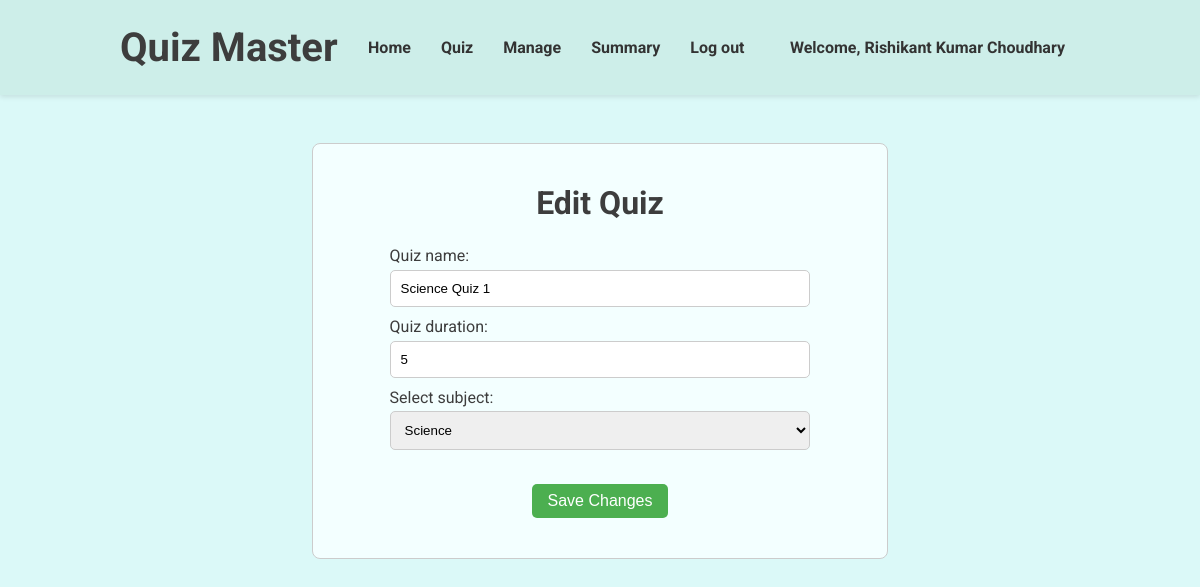
The app's page /edit-quiz/1 (signed in) with its own data.
### models.py (models this page shows, shortened)
class User(db.Model, UserMixin):
    __tablename__ = 'users'
    id = db.Column(db.Integer, primary_key=True)
    username = db.Column(db.String(80), unique=True, nullable=False)
    passhash = db.Column(db.String(256), nullable=False)
    fullname = db.Column(db.String(80), nullable=False)
    qualification = db.Column(db.String(80), nullable=False)
    dob = db.Column(db.Date, nullable=False)
    is_admin = db.Column(db.Boolean, nullable=False, default=False)
    is_ban = db.Column(db.Boolean, nullable=False, default=False)
    @property
    def password(self):
        raise AttributeError('Password is not a readable attribute')

class Quizzes(db.Model):
    __tablename__ = 'quizzes'
    quizid = db.Column(db.Integer, primary_key=True)
    quizname = db.Column(db.String(80), unique=False, nullable=False)
    subjectid = db.Column(db.Integer, db.ForeignKey('subjects.subjectid'), nullable=False)
    duration = db.Column(db.Integer, nullable=False)
    quizdate = db.Column(db.Date, nullable=False)
    questions = db.relationship('Questions', backref='quiz', lazy=True)

### routes.py (the view, shortened to what this page needs)
@app.route('/edit-quiz/<int:quiz_id>', methods=['GET', 'POST'])
@login_required
def edit_quiz(quiz_id):
    return render_template('edit-quiz.html', user = current_user, quiz = Quizzes.query.get(quiz_id), subjects = Subjects.query.all())

### app.py (called while the page is built)
@login_manager.user_loader
def load_user(userid):
    return models.User.query.get(int(userid))

### templates/edit-quiz.html (shortened to what this page needs)
{% extends "base.html" %} {% block title %}Edit Quiz | Quiz Master{% endblock %}
{% block stylesheet %}
<link rel="stylesheet" href="{{ url_for('static', filename='navbar.css') }}" />
{% endblock %} {% block navbar %}
<header>
  <div class="header-container">
    <h1>Quiz Master</h1>
    <nav>
      <ul>
        <li>
          <a href="/admin-dashboard">Home</a>
        </li>
        <li>
          <a href="/admin-quiz">Quiz</a>
        </li>
        <li>
          <a href="/manage-users">Manage</a>
        </li>
        <li>
          <a href="/admin-summary">Summary</a>
        </li>
        <li>
          <a href="/logout">Log out</a>
        </li>
      </ul>
    </nav>
    <a href="/profile">Welcome, {{ user.fullname}}</a>
  </div>
</header>
{% endblock %} {% block content %}
<div class="form-container">
  <form method="post" name="edit-quiz-form">
    <h2>Edit Quiz</h2>
    <div class="form-inputs">
      <label for="quiz-name">Quiz name:</label>
      <input
        type="text"
        name="quiz-name"
        id="quiz-name"
        placeholder="Quiz name"
        value="{{ quiz.quizname }}"
        required
      />
      <label for="quiz-duration">Quiz duration:</label>
      <input
        type="number"
        name="quiz-duration"
        id="quiz-duration"
        placeholder="Quiz duration"
        value="{{ quiz.duration }}"
        required
      />
      <label for="select-subject">Select subject:</label>
      <select id="select-subject" name="select-subject">
        {% for subject in subjects %}
        <option value="{{ subject.subjectname }}">
          {{ subject.subjectname }}
        </option>
        {% endfor %}
      </select>
    </div>
    <div class="btn-sec">
      <button class="save-btn" type="submit">Save Changes</button>
    </div>
  </form>
</div>
{% endblock %} {% block script %} {% endblock %}

### static/index.css (style rules this page uses)
* { margin: 0; padding: 0; box-sizing: border-box; }
body { background-color: #dbf9f8; color: #3d3d3d; font-family: 'roboto', sans-serif; }

### static/navbar.css (style rules this page uses)
header { background-color: #cdeee9; padding: 1.5rem; box-shadow: 0 2px 5px rgba(0, 0, 0, 0.1); }
.header-container { margin: auto; width: 80vw; display: flex; justify-content: space-between; align-items: center; }
header h1 { margin: 0; font-size: 2.5rem; color: #3d3d3d; }
header nav ul { list-style: none; display: flex; }
header a { margin: 0 15px; text-decoration: none; color: #333; font-weight: bold; }

### templates/edit-quiz.html (style rules this page uses)
.form-container { margin: auto; padding: 3rem 0; display: flex; justify-content: center; align-items: center; }
form { width: 60%; padding: 2.5rem 1.5rem; border: 1px solid #ccc; border-radius: 0.5rem; background-color: #f3ffff; }
form h2 { font-size: 2rem; text-align: center; margin-bottom: 1.5rem; }
.form-inputs { margin: auto; width: 80%; display: flex; flex-direction: column; margin-bottom: 1.5rem; }
.form-inputs label { margin-bottom: 0.3rem; }
.form-inputs input, .form-inputs select { padding: 10px; margin-bottom: 10px; border: 1px solid #ccc; border-radius: 5px; }
.btn-sec { display: flex; justify-content: center; }
form button { margin: 0 3rem; padding: 0.5rem 1rem; font-size: 1rem; color: white; border: none; border-radius: 5px; cursor: pointer; background-color: #4caf50; }

### records on screen
User: fullname "Rishikant Kumar Choudhary"
Quizzes: quiz-name "Science Quiz 1", quiz-duration "5"

### other values on screen
form field select-subject "Science"
